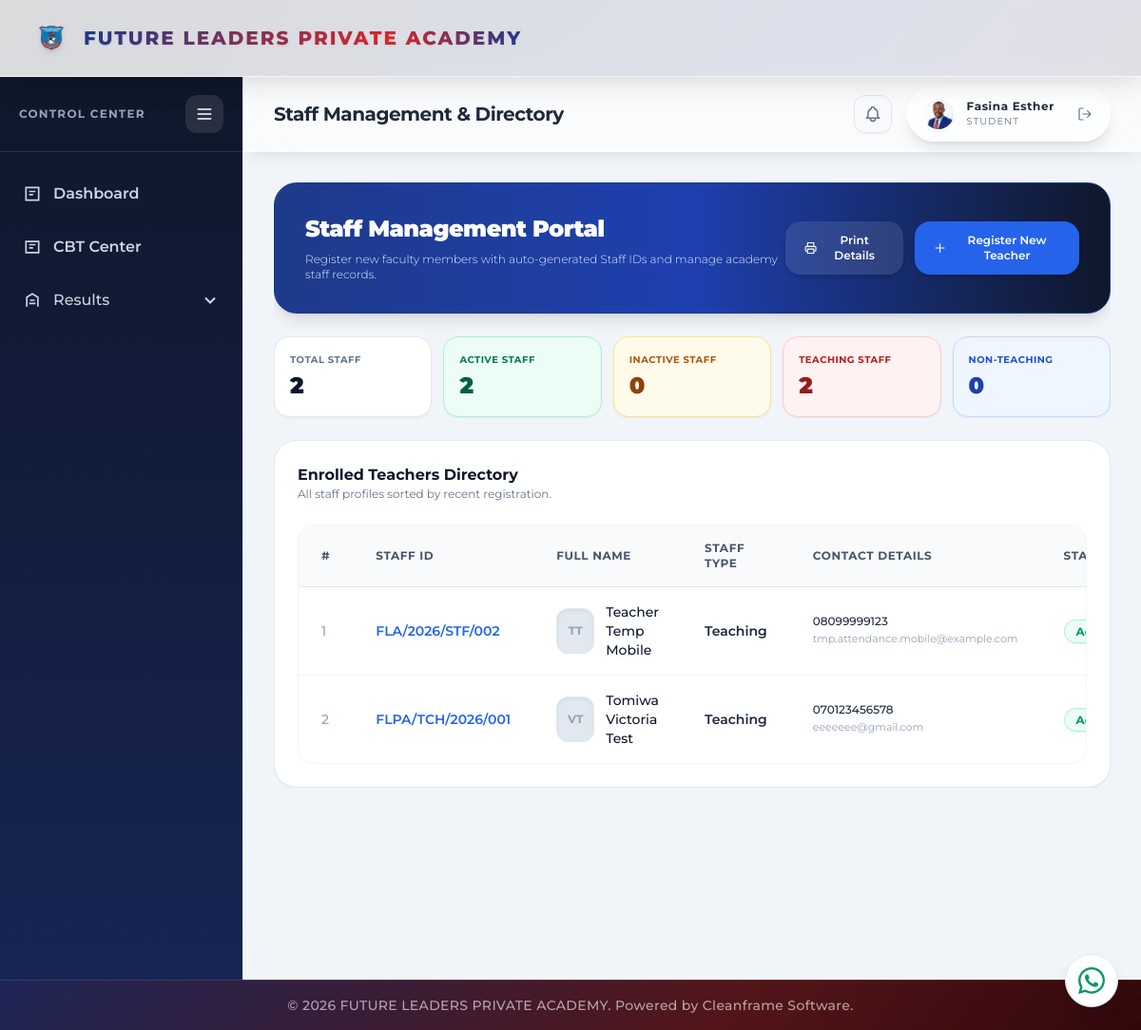
Page /teachers/ (signed in) on the committed database.
### portal/models.py (models this page shows, shortened)
class Teacher(models.Model):
    staff_id = models.CharField(max_length=100, unique=True, blank=True)
    first_name = models.CharField(max_length=50)
    last_name = models.CharField(max_length=50, verbose_name='Surname')
    other_name = models.CharField(max_length=50, blank=True)
    other_name = models.CharField(max_length=50, blank=True, null=True)
    staff_type = models.CharField(max_length=50, blank=True, null=True)
    birth_month = models.CharField(max_length=100, blank=True, null=True)
    birth_day = models.CharField(max_length=100, blank=True, null=True)
    state_of_origin = models.CharField(max_length=50, blank=True, null=True)
    lga_of_origin = models.CharField(max_length=50, blank=True, null=True)
    status = models.CharField(max_length=100, default='Active') # Active or Inactive
    phone_number = models.CharField(max_length=100, unique=True)
    email = models.EmailField(unique=True)
    passport = models.ImageField(upload_to='teacher_passports/', max_length=255, blank=True, null=True)
    date_joined = models.DateField(auto_now_add=True)
    user = models.OneToOneField(settings.AUTH_USER_MODEL, on_delete=models.SET_NULL, null=True, blank=True, related_name='teacher_record')

### portal/views.py (the view, shortened to what this page needs)
# urls.py: path('teachers/', views.teachers_view, name='teachers'),
@login_required(login_url='login')
def teachers_view(request):
    teachers = Teacher.objects.all().order_by('-id')
    return render(request, 'portal/teachers.html', {
        'teachers': teachers,
        'staff_counts': {
            'total': teachers.count(),
            'Active': teachers.filter(status='Active').count(),
            'Inactive': teachers.filter(status='Inactive').count(),
            'Teaching': teachers.filter(staff_type__iexact='Teaching').count(),
            'NonTeaching': teachers.exclude(staff_type__iexact='Teaching').count(),
        },
    })

### portal/context_processors.py (called while the page is built)
def _portal_name_parts(user):
    for relation_name in ('teacher_record', 'student_record', 'parent_record'):
        record = getattr(user, relation_name, None)
        if record:
            first_name = (getattr(record, 'first_name', '') or '').strip()
            last_name = (getattr(record, 'last_name', '') or '').strip()
            if first_name or last_name:
                return first_name, last_name
    return user.first_name.strip(), user.last_name.strip()

def _portal_picture_url(user):
    candidates = [
        getattr(getattr(user, 'account_profile', None), 'profile_picture', None),
        getattr(getattr(user, 'student_record', None), 'passport', None),
        getattr(getattr(user, 'teacher_record', None), 'passport', None),
    ]
    for picture in candidates:
        if picture:
            try:
                if picture.storage.exists(picture.name):
                    return picture.url
            except (OSError, ValueError):
                continue
    return ''

### portal/templatetags/portal_extras.py (called while the page is built)
@register.filter
def is_cbt_eligible_class(classroom):
    if not classroom:
        return False
    class_name = (getattr(classroom, 'name', '') or '').lower()
    return any(term in class_name for term in ('primary 4', 'basic 4', 'primary 6', 'basic 6'))

### portal/templates/portal/teachers.html (shortened to what this page needs)
{% extends 'portal/base.html' %}
{% load static %}
{% block page_title %}Staff Management & Directory{% endblock %}
{% block content %}
<div class="flex-grow flex w-full min-h-0 bg-slate-100 font-sans relative overflow-y-auto">
    <div class="flex-grow flex flex-col space-y-6 max-w-7xl mx-auto w-full">
        <div class="animate-stage-1 bg-gradient-to-r from-blue-900 via-blue-800 to-slate-900 text-white border border-blue-900 rounded-3xl p-8 shadow-lg flex flex-col sm:flex-row justify-between items-start sm:items-center">
            <div class="space-y-2">
                <h1 class="text-2xl font-black text-white tracking-tight">Staff Management Portal</h1>
                <p class="text-xs text-blue-100 font-light">Register new faculty members with auto-generated Staff IDs and manage academy staff records.</p>
            </div>
            <div class="flex items-center space-x-3">
                <button type="button" onclick="openStaffPrintModal()" class="bg-white/10 hover:bg-white/20 active:scale-95 text-white font-semibold text-xs py-3 px-5 rounded-2xl shadow-md transition-all flex items-center space-x-2">
                <svg class="w-4 h-4" fill="none" stroke="currentColor" viewBox="0 0 24 24"><path stroke-linecap="round" stroke-linejoin="round" stroke-width="2" d="M6 9V2h12v7M6 18H4a2 2 0 01-2-2v-5a2 2 0 012-2h16a2 2 0 012 2v5a2 2 0 01-2 2h-2M6 14h12v8H6z"></path></svg>
                <span>Print Details</span>
            </button>
            <button onclick="openModal()" class="bg-blue-600 hover:bg-blue-500 active:scale-95 text-white font-semibold text-xs py-3 px-5 rounded-2xl shadow-md transition-all flex items-center space-x-2">
                <svg class="w-4 h-4" fill="none" stroke="currentColor" viewBox="0 0 24 24"><path stroke-linecap="round" stroke-linejoin="round" stroke-width="2" d="M12 4v16m8-8H4"></path></svg>
                <span>Register New Teacher</span>
            </button>
            </div>
        </div>
        <div class="grid grid-cols-2 lg:grid-cols-5 gap-3 mt-5">
            <div class="bg-white border border-slate-200 rounded-2xl p-4 shadow-sm"><p class="text-[10px] uppercase tracking-wider text-slate-500 font-bold">Total Staff</p><p class="text-2xl font-black text-slate-900 mt-1">{{ staff_counts.total }}</p></div>
            <div class="bg-emerald-50 border border-emerald-200 rounded-2xl p-4 shadow-sm"><p class="text-[10px] uppercase tracking-wider text-emerald-700 font-bold">Active Staff</p><p class="text-2xl font-black text-emerald-800 mt-1">{{ staff_counts.Active }}</p></div>
            <div class="bg-amber-50 border border-amber-200 rounded-2xl p-4 shadow-sm"><p class="text-[10px] uppercase tracking-wider text-amber-700 font-bold">Inactive Staff</p><p class="text-2xl font-black text-amber-800 mt-1">{{ staff_counts.Inactive }}</p></div>
            <div class="bg-red-50 border border-red-200 rounded-2xl p-4 shadow-sm"><p class="text-[10px] uppercase tracking-wider text-red-700 font-bold">Teaching Staff</p><p class="text-2xl font-black text-red-800 mt-1">{{ staff_counts.Teaching }}</p></div>
            <div class="bg-blue-50 border border-blue-200 rounded-2xl p-4 shadow-sm"><p class="text-[10px] uppercase tracking-wider text-blue-700 font-bold">Non-Teaching</p><p class="text-2xl font-black text-blue-800 mt-1">{{ staff_counts.NonTeaching }}</p></div>
        </div>
        <div class="animate-stage-2 bg-white border border-slate-200 rounded-3xl p-6 shadow-sm space-y-6">
            <div class="flex justify-between items-center">
                <div>
                    <h3 class="text-base font-bold text-slate-900">Enrolled Teachers Directory</h3>
                    <p class="text-xs text-slate-500">All staff profiles sorted by recent registration.</p>
                </div>
            </div>
            <div class="overflow-x-auto border border-slate-100 rounded-2xl">
                <table id="staff-directory-table" class="w-full text-left border-collapse">
                    <thead>
                        <tr class="bg-slate-50 border-b border-slate-200 text-slate-600 text-xs uppercase tracking-wider font-semibold">
                            <th class="py-4 px-6 w-12">#</th>
                            <th class="py-4 px-6">Staff ID</th>
                            <th class="py-4 px-6">Full Name</th>
                            <th class="py-4 px-6">Staff Type</th>
                            <th class="py-4 px-6">Contact Details</th>
                            <th class="py-4 px-6">Status</th>
                        </tr>
                    </thead>
                    <tbody class="divide-y divide-slate-100 text-sm text-slate-700">
    {% for teacher in teachers %}
    <tr class="hover:bg-slate-50/80 transition-colors" data-status="{{ teacher.status|default:'Active' }}" data-staff-id="{{ teacher.staff_id }}" data-name="{{ teacher.last_name }} {{ teacher.first_name }} {{ teacher.other_name|default:'' }}" data-type="{{ teacher.staff_type|default:'N/A' }}" data-phone="{{ teacher.phone_number }}" data-email="{{ teacher.email }}">
        <td class="py-4 px-6 text-slate-400 font-medium">{{ forloop.counter }}</td>
        <td class="py-4 px-6 font-semibold text-blue-600">{{ teacher.staff_id }}</td>
        <td class="py-4 px-6">
            <div class="flex items-center space-x-3">
                <div class="w-10 h-12 rounded-xl bg-slate-200 overflow-hidden flex-shrink-0 shadow-inner border border-slate-200">
                    {% if teacher.passport %}
                        <img src="{{ teacher.passport.url }}" class="w-full h-full object-cover" alt="Passport">
                    {% else %}
                        <div class="w-full h-full flex items-center justify-center text-slate-400 text-xs font-bold">
                            {{ teacher.first_name|slice:":1" }}{{ teacher.last_name|slice:":1" }}
                        </div>
                    {% endif %}
                </div>
                <div>
                    <p class="font-medium text-slate-900">{{ teacher.last_name }} {{ teacher.first_name }} {{ teacher.other_name|default:"" }}</p>
                </div>
            </div>
        </td>
        <td class="py-4 px-6 font-semibold text-slate-800">{{ teacher.staff_type|default:"N/A" }}</td>
        <td class="py-4 px-6">
            <p class="text-xs text-slate-800 font-medium">{{ teacher.phone_number }}</p>
            <p class="text-[11px] text-slate-400">{{ teacher.email }}</p>
        </td>
        <td class="py-4 px-6">
            {% if teacher.status == 'Inactive' %}
                <span class="bg-red-50 text-red-600 border border-red-200 px-3 py-1 rounded-full text-xs font-bold shadow-sm">Inactive</span>
            {% else %}
                <span class="bg-emerald-50 text-emerald-600 border border-emerald-200 px-3 py-1 rounded-full text-xs font-bold shadow-sm">Active</span>
            {% endif %}
        </td>
    </tr>
    {% empty %}
    <tr>
        <td colspan="7" class="py-10 text-center text-slate-400 text-sm">No teacher records found in the database.</td>
    </tr>
    {% endfor %}
</tbody>
                </table>
            </div>
        </div>
    </div>
</div>
{% endblock %}

### portal/static/portal/css/global.css (style rules this page uses)
html, body, body *, button, input, select, textarea, optgroup { font-family: 'Montserrat' !important; }
html { font-synthesis: none; overflow-x: hidden; }
body { overflow-x: hidden; overflow-wrap: normal; }
:is(.rounded-full, .status-badge, .exam-status-badge, span[class*='rounded-lg']) { white-space: nowrap; overflow-wrap: normal; }

### portal/templates/portal/teachers.html (style rules this page uses)
.animate-stage-1 { animation: assembleUp 0.6s cubic-bezier(0.16, 1, 0.3, 1) 0.05s forwards; opacity: 0; }
.animate-stage-2 { animation: assembleUp 0.6s cubic-bezier(0.16, 1, 0.3, 1) 0.15s forwards; opacity: 0; }

### rows in the picture
Teacher: staff_id "FLA/2026/STF/002", first_name "T", last_name "T", last_name "Teacher", first_name "Temp", other_name "Mobile", staff_type "Teaching", phone_number "08099999123", email "tmp.attendance.mobile@example.com", status "Active"
Teacher: staff_id "FLPA/TCH/2026/001", first_name "V", last_name "T", last_name "Tomiwa", first_name "Victoria", other_name "Test", staff_type "Teaching", phone_number "070123456578", email "eeeeeee@gmail.com", status "Active"

### other values in the picture
{{ portal_display_name }} "Fasina Esther"
{{ staff_counts.total }} "2"
{{ staff_counts.Active }} "2"
{{ staff_counts.Inactive }} "0"
{{ staff_counts.Teaching }} "2"
{{ staff_counts.NonTeaching }} "0"
